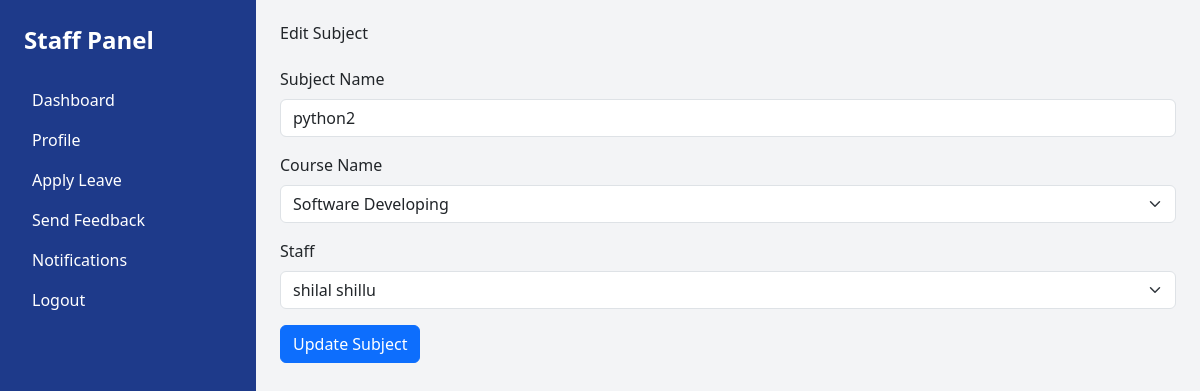
The page /edit_subject/6 on the database its author committed.
### app/models.py (models this page shows, shortened)
class Subject(models.Model):
   name = models.CharField(max_length=100)
   course = models.ForeignKey(Course,on_delete=models.CASCADE)
   staff = models.ForeignKey(Staff,on_delete=models.CASCADE)

class Course(models.Model):
   name = models.CharField(max_length=100)
   created_at = models.DateTimeField(auto_now_add=True)
   updated_at = models.DateTimeField(auto_now=True)

class Staff(models.Model):
    admin = models.OneToOneField(CustomUser,on_delete=models.CASCADE)
    address = models.TextField(max_length=100)
    gender = models.CharField(max_length=100)

class CustomUser(AbstractUser):
    USER = (
        (1, 'HOD'),
        (2, 'STAFF')
    )
    user_type = models.CharField(choices=USER, max_length=50, default=1)
    profile_pic = models.ImageField(upload_to='media/profile_pic')

### app/views.py (the view)
# urls.py: path('edit_subject/<str:id>', views.edit_subject, name='edit_subject'),
def edit_subject(request,id):
   subject = Subject.objects.get(id = id)
   course = Course.objects.all()
   staff = Staff.objects.all()
   context = {
       'subject': subject,
       'course':course,
       'staff':staff,
   }
   return render(request, 'edit_subject.html', context)

### templates/edit_subject.html (shortened to what this page needs)
{% extends 'dashboard.html' %}
{% block content %}
<h2 class="mb-4">Edit Subject</h2>
<form method="POST" action="{% url 'update_subject' %}">
    <div class="mb-3">
        <label for="subject_name" class="form-label">Subject Name</label>
        <input id="subject_name" name="subject_name" type="text" class="form-control" value="{{ subject.name }}" required>
    </div>
    <div class="mb-3">
        <label for="course" class="form-label">Course Name</label>
        <select id="course" class="form-select" name="course_id" required>
            {% for i in course %}
                <option value="{{ i.id }}" {% if i.id == subject.course.id %}selected{% endif %}>
                    {{ i.name }}
                </option>
            {% endfor %}
        </select>
    </div>
    <div class="mb-3">
        <label for="staff" class="form-label">Staff</label>
        <select id="staff" class="form-select" name="staff_id" required>
            {% for i in staff %}
                <option value="{{ i.id }}" {% if i.id == subject.staff.id %}selected{% endif %}>
                    {{ i.admin.first_name }} {{ i.admin.last_name }}
                </option>
            {% endfor %}
        </select>
    </div>
    <button type="submit" class="btn btn-primary">Update Subject</button>
</form>
{% endblock %}

### rows shown on the page
Subject: subject_name "python2", course_id "Software Developing", staff_id "shilal shillu"
